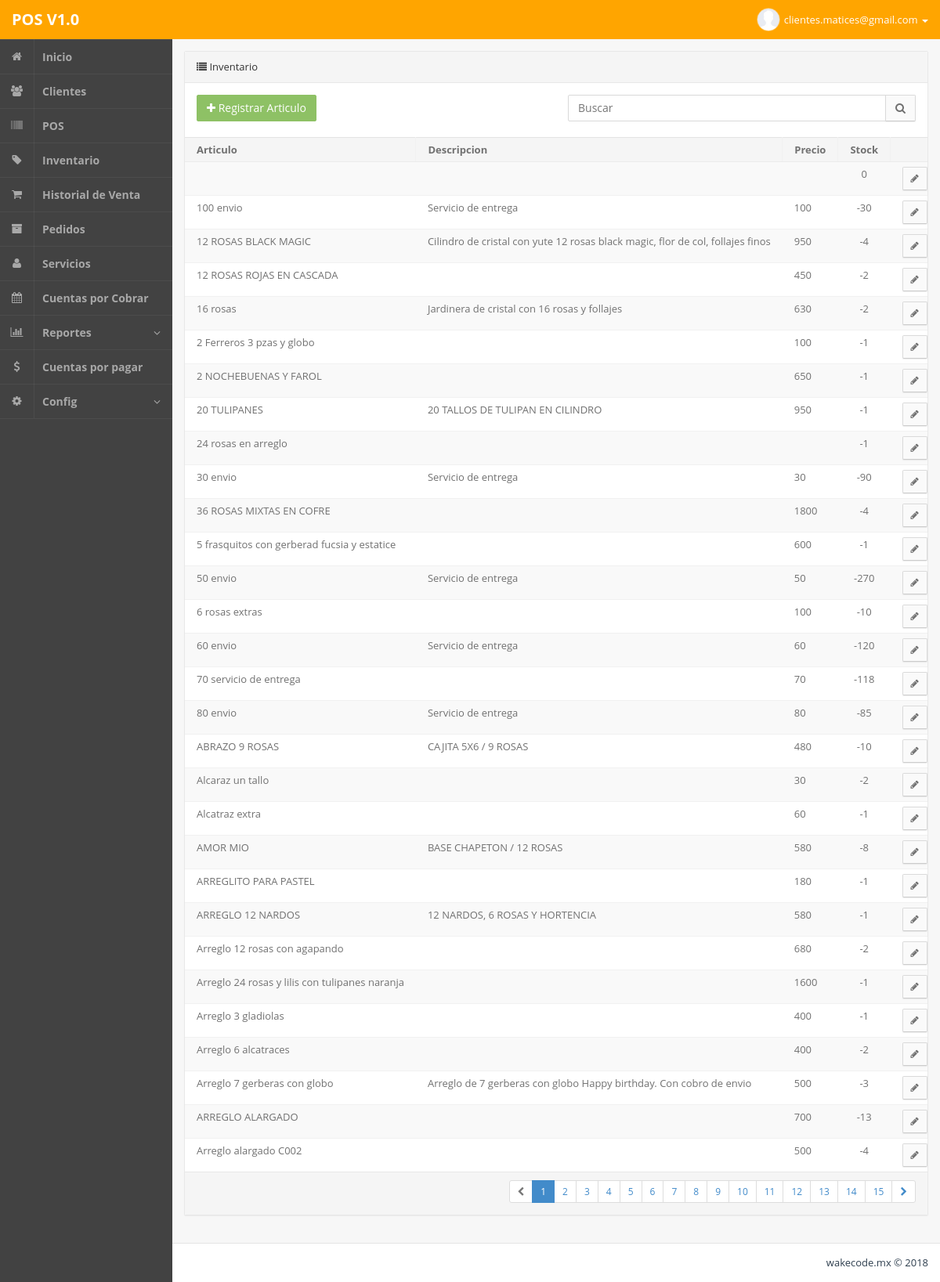
Page /admin.php?m=inventario (signed in) on the committed database.
### tables this page shows
CREATE TABLE IF NOT EXISTS `articulos` (
  `idarticulos` int(255) NOT NULL,
  `imagen` varchar(100) NOT NULL,
  `articulo` varchar(200) NOT NULL,
  `precio` varchar(100) NOT NULL,
  `stock` int(10) NOT NULL,
  `alerta` int(10) NOT NULL,
  `descripcion` text NOT NULL,
  `observaciones` text NOT NULL
);

### php/inventario.php (the view, shortened to what this page needs)
<section class="panel panel-default pos-rlt clearfix">
	<header class="panel-heading"> <i class="fa fa-list "></i> Inventario </header>
	<div class="row wrapper">
		<div class="col-md-6 m-b-xs">
			<a href="admin.php?m=inventarioAgregar" class="pull-left btn btn-md btn-success"><i class="fa fa-plus"></i> Registrar Articulo </a>
		</div>
		<div class="col-md-6">
			<form action="" method="get">
				<div class="input-group">
					<input type="text" class="input-md form-control" name="buscar" placeholder="Buscar"> <span class="input-group-btn"> <button class="btn btn-md btn-default" type="submit"> <i class="fa fa-search"></i> </button> </span>
				</div>
			</form>
		</div>
	</div>
	<div class="table-responsive">
		<table class="table table-striped b-t b-light">
			<thead>
				<tr>
					<th>Articulo</th>
					<th>Descripcion</th>
					<th>Precio</th>
					<th>Stock</th>
					<th width="180"></th>
				</tr>
			</thead>
			<tbody>
<?php
			if ( isset($_GET['buscar']) ){
				$buscar = mysql_real_escape_string($_GET['buscar']);
				$consulta  = "SELECT * FROM articulos
					WHERE (articulos.articulo LIKE '%".$buscar."%' OR articulos.descripcion LIKE '%".$buscar."%')
					ORDER BY articulos.articulo ASC";
					$url = "admin.php?m=inventario&buscar=".$buscar;
			} else {
				$consulta  = "SELECT * FROM articulos ORDER BY articulo ASC";
				$url = "admin.php?m=inventario";
			}
$rows_per_page = 30;
if(isset($_GET['pag']))
	$page = mysql_real_escape_string($_GET['pag']);
else if (@$_GET['pag'] == "0")
	$page = 1;
else
	$page = 1;
$num_rows 		= mysql_num_rows(mysql_query($consulta));
$lastpage		= ceil($num_rows / $rows_per_page);
$page     = (int)$page;
$limit 		= 'LIMIT '. ($page -1) * $rows_per_page . ',' .$rows_per_page;
$consulta  .=" $limit";
$consulta = mysql_query($consulta);
			while($q = mysql_fetch_object($consulta)){
				if ( ($q->alerta > 0) && ($q->stock <= $q->alerta) ){
					$alerta = "<label class='label bg-danger'> bajo stock </label>";
				} else {
					$alerta = "";
				}
?>
				<tr>
					<td><?php echo $q->articulo;?></td>
					<td><?php echo $q->descripcion;?></td>
					<td><?php echo $q->precio;?></td>
					<td class="text-center"><?php echo $q->stock;?> <?php echo $alerta; ?></td>
					<td class="text-right">
						<a href="admin.php?m=inventarioEditar&id=<?php echo $q->idarticulos; ?>" class="btn btn-sm btn-default"> <i class="fa fa-pencil"></i> </a> &nbsp;
					</td>
				</tr>
<?php
			}
?>
			</tbody>
		</table>
	</div>
	<footer class="panel-footer">
		<div class="row">
<?php
		if ( isset( $_GET['buscar']) ){
?>
			<div class="col-md-6">
			</div>
			<div class="col-md-6 text-right text-center-xs">
<?php
		} else {
?>
			<div class="col-md-12 text-right text-center-xs">
<?php
		}
?>
				<ul class="pagination pagination-sm m-t-none m-b-none">
<?php
	if($num_rows != 0){
		$nextpage = $page + 1;
		if ($page == 1) {
			echo '<li class="disabled"><a href="#"><i class="fa fa-chevron-left"></i></a></li>';
			echo '<li class="active"><a href="">1</a></li>';
			for($i= $page+1; $i<= $lastpage ; $i++){
				echo '<li><a href="'.$url.'&pag='.$i.'">'.$i.'</a></li> ';
			}
			if($lastpage >$page ){
				echo '<li><a href="'.$url.'&pag='.$nextpage.'"><i class="fa fa-chevron-right"></i></a></li>';
			}else{
				echo '<li class="disabled"><a href="#"><i class="fa fa-chevron-right"></i></a></li>';
			}
		}
	}
?>
				</ul>
			</div>
		</div>
	</footer>
</section>

### admin.php (style rules this page uses)
td,th { white-space: nowrap; }
.table-responsive { width: 100%; margin-bottom: 15px; overflow-x: auto; overflow-y: hidden; }

### rows in the picture
articulos: stock "0"
articulos: articulo "100 envio", descripcion "Servicio de entrega", precio "100", stock "-30"
articulos: articulo "12 ROSAS BLACK MAGIC", descripcion "Cilindro de cristal con yute 12 rosas black magic, flor de col, follajes finos", precio "950", stock "-4"
articulos: articulo "12 ROSAS ROJAS EN CASCADA", precio "450", stock "-2"
articulos: articulo "16 rosas", descripcion "Jardinera de cristal con 16 rosas y follajes", precio "630", stock "-2"
articulos: articulo "2 Ferreros 3 pzas y globo", precio "100", stock "-1"
articulos: articulo "2 NOCHEBUENAS Y FAROL", precio "650", stock "-1"
articulos: articulo "20 TULIPANES", descripcion "20 TALLOS DE TULIPAN EN CILINDRO", precio "950", stock "-1"
articulos: articulo "24 rosas en arreglo", stock "-1"
articulos: articulo "30 envio", descripcion "Servicio de entrega", precio "30", stock "-90"
articulos: articulo "36 ROSAS MIXTAS EN COFRE", precio "1800", stock "-4"
articulos: articulo "5 frasquitos con gerberad fucsia y estatice", precio "600", stock "-1"
articulos: articulo "50 envio", descripcion "Servicio de entrega", precio "50", stock "-270"
articulos: articulo "6 rosas extras", precio "100", stock "-10"
articulos: articulo "60 envio", descripcion "Servicio de entrega", precio "60", stock "-120"
articulos: articulo "70 servicio de entrega", precio "70", stock "-118"
articulos: articulo "80 envio", descripcion "Servicio de entrega", precio "80", stock "-85"
articulos: articulo "ABRAZO 9 ROSAS", descripcion "CAJITA 5X6 / 9 ROSAS", precio "480", stock "-10"
articulos: articulo "Alcaraz un tallo", precio "30", stock "-2"
articulos: articulo "Alcatraz extra", precio "60", stock "-1"
articulos: articulo "AMOR MIO", descripcion "BASE CHAPETON / 12 ROSAS", precio "580", stock "-8"
articulos: articulo "ARREGLITO PARA PASTEL", precio "180", stock "-1"
articulos: articulo "ARREGLO 12 NARDOS", descripcion "12 NARDOS, 6 ROSAS Y HORTENCIA", precio "580", stock "-1"
articulos: articulo "Arreglo 12 rosas con agapando", precio "680", stock "-2"
articulos: articulo "Arreglo 24 rosas y lilis con tulipanes naranja", precio "1600", stock "-1"
articulos: articulo "Arreglo 3 gladiolas", precio "400", stock "-1"
articulos: articulo "Arreglo 6 alcatraces", precio "400", stock "-2"
articulos: articulo "Arreglo 7 gerberas con globo", descripcion "Arreglo de 7 gerberas con globo Happy birthday. Con cobro de envio", precio "500", stock "-3"
articulos: articulo "ARREGLO ALARGADO", precio "700", stock "-13"
articulos: articulo "Arreglo alargado C002", precio "500", stock "-4"

### other values in the picture
$_SESSION['userNm'] "clientes.matices@gmail.com"
